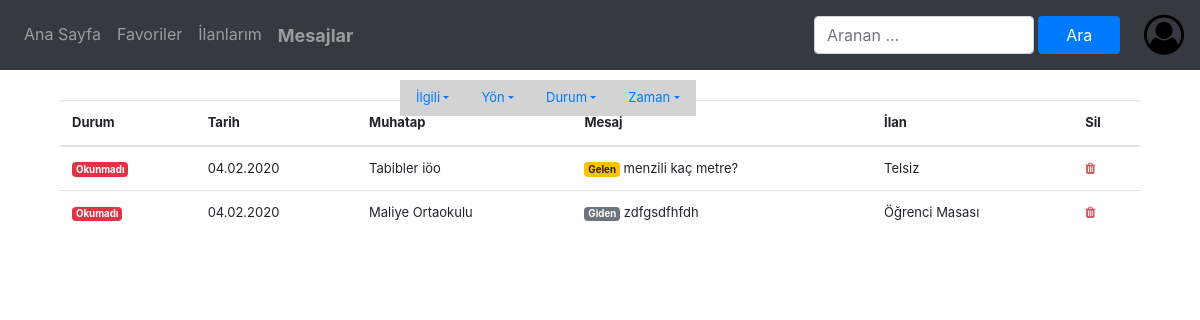
Before: /mesajlarim/ (signed in) with the older database file.
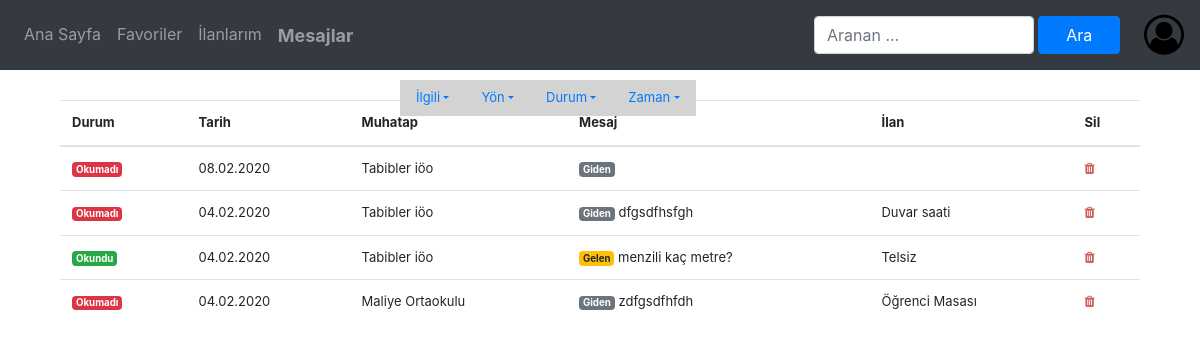
After: the same page with the newer database file.
### app/models.py (models this page shows, shortened)
class Mesaj(models.Model):
    gonderen_id = models.IntegerField(null=True, blank=False)
    gonderilen_id = models.IntegerField(null=True, blank=False)
    mesaj_metni = models.TextField(null=True, blank=False)
    ilgili_ilan = models.ForeignKey('ilan', null=True, blank=True, on_delete=models.SET_NULL)
    okundu = models.BooleanField(default=False)
    silindi = models.IntegerField(null=True, blank=True, default=0)
    tarih = models.DateTimeField(auto_now_add=True)
    def gonderenKim(self, ben_id):
        if self.gonderen_id == ben_id:
            return 'Ben'
        else:
            try:
                x = User.objects.get(id=self.gonderen_id)
                return x.kurum
            except:
                return 'Gönderen Silinmiş'
    def gonderilenKim(self, ben_id):
        if self.gonderilen_id == ben_id:
            return 'Ben'
        else:
            try:
                x = User.objects.get(id=self.gonderilen_id)
                return x.kurum
            except:
                return 'Gönderilen Silinmiş'
    def mesaj_getir(sahip, filtre):
        ilgi = yon = durum = zaman = ""
        x = filtre.split('-')
        ilgi = x[0].split(':')[1]
        yon = x[1].split(':')[1]
        durum = x[2].split(':')[1]
        zaman = x[3].split(':')[1]
        s = Mesaj.objects.filter(
            (Q(gonderilen_id=sahip.id) & Q(silindi__in=[0, 1])) | (Q(gonderen_id=sahip.id) & Q(silindi__in=[0, 2]))).order_by(Coalesce('tarih', 'id').desc())
        if ilgi == 'kurum':
            s = s.filter(ilgili_ilan__isnull=True)
        elif ilgi == 'ilan':
            s = s.filter(ilgili_ilan__isnull=False)
        if yon == 'giden':
            s = s.filter(gonderen_id=sahip.id)
        elif yon == 'gelen':
            s = s.filter(gonderilen_id=sahip.id)
        if durum == 'okunmadi':
            s = s.filter(okundu=False)
        elif durum == 'okundu':
            s = s.filter(okundu=True)
        bugun_min = datetime.datetime.combine(datetime.date.today(), datetime.time.min)
        if zaman == 'bugun':
            bugun_max = datetime.datetime.combine(datetime.date.today(), datetime.time.max)
            s = s.filter(tarih__range=(bugun_min, bugun_max))
        elif zaman == 'buhafta':
            buhafta_max = bugun_min + timedelta(weeks=1)
            s = s.filter(tarih__range=(bugun_min, buhafta_max))
        elif zaman == 'buay':
            buay_max = bugun_min + timedelta(days=30)
            s = s.filter(tarih__range=(bugun_min, buay_max))
        return s

class User(AbstractUser):
    username = None
    email = models.EmailField(_('email address'), unique=True)
    kurum = models.CharField(max_length=100, verbose_name='Kurum', null=True)
    kurum_adres = models.CharField(max_length=200, verbose_name='Kurum adresi', null=True)
    phone_regex = RegexValidator(regex=r'^\+?[1-9][0-9]{2} ?[0-9]{3} ?[0-9]{2} ?[0-9]{2}$',
                                 message="Telefon numarası şu şeklillerden biri gibi olmalı: '+9999999999' veya "
                                         "'9999999999' veya '999 9999999' veya '999 999 9999' veya '999 999 99 99'.")
    kurum_telefon = models.CharField(validators=[phone_regex], max_length=17, null=True,
                                     verbose_name='Kurum telefonu')  # validators should be a list
    kurum_web_adres = models.URLField(verbose_name='Kurum web adresi', null=True)
    kurum_il = models.ForeignKey('il', on_delete=models.SET_NULL, null=True, blank=False)
    kurum_ilce = ChainedForeignKey('ilce', chained_field="kurum_il", chained_model_field="ill", show_all=False,
                                   auto_choose=True,
                                   sort=False, null=True, blank=False)
    kurum_mahalle = ChainedForeignKey('mahalle', chained_field="kurum_ilce", chained_model_field='ilcee',
                                      show_all=False,
                                      auto_choose=True, sort=False, null=True, blank=False)
    USERNAME_FIELD = 'email'
    REQUIRED_FIELDS = []
    objects = UserManager()
    def __str__(self):
        return str(self.kurum)

class ilan(models.Model):
    sahip = models.ForeignKey('User', null=True, on_delete=models.SET_NULL)
    kategori = models.ForeignKey('Kategori', null=True, on_delete=models.SET_NULL)
    ad = models.CharField(max_length=40, verbose_name='ilan adı', null=True)
    adet = models.IntegerField(verbose_name='Adet', default=1, null=True)
    aciklama = models.TextField(verbose_name='Açıklama', blank=True)
    yayinda = models.BooleanField(verbose_name='Yayında', default=True)
    olusturma_tarihi = models.DateField(auto_now=True, null=False, blank=False)
    silme_tarihi = models.DateField(null=True, blank=True)
    kurum = models.CharField(max_length=200, null=True, blank=True)
    kucuk_resim = models.ImageField(upload_to='silinenilanlar', editable=False, blank=True, null=True)

### app/views.py (the view)
# urls.py: path('mesajlarim/', views.mesajlarim, name='tummesajlarimislemi'),
@login_required(login_url='girisislemi')
def mesajlarim(request, filitre='ilan:hepsi-yon:hepsi-durum:hepsi-zaman:hepsi', id=None, islem=None):
    if id:
        if islem == 'sil':
            m = Mesaj.objects.get(id=id)
            m.sil(user_id=request.user.id)
    x = Mesaj.mesaj_getir(request.user, filitre)
    return render(request, 'mesajlar.html', {'islem': 'mesajlar', 'filtre': filitre, 'mesajlar': x, 'user': request.user})

### app/templatetags/mesajlarFilitre_islemleri.py (called while the page is built)
@register.filter
def yeni_filitre_olustur(eskiFiltre, eklenecek):
    e = eklenecek.split(':')
    f = eskiFiltre.split('-')
    if e[0] == 'ilgili':
        f[0] = 'ilgili:' + e[1]
    elif e[0] == 'yon':
        f[1] = 'yon:' + e[1]
    elif e[0] == 'durum':
        f[2] = 'durum:' + e[1]
    elif e[0] == 'zaman':
        f[3] = 'zaman:' + e[1]
    s = ''
    for x in f:
        if s:
            s = s + '-'
        s = s + x
    return s

@register.filter
def degerGetir(filitre, hangisini):
    f = filitre.split('-')
    x = ''
    if hangisini == 'ilgili':
        x = f[0].split(':')[1].upper()
    elif hangisini == 'yon':
        x = f[1].split(':')[1].upper()
    elif hangisini == 'durum':
        x = f[2].split(':')[1].upper()
    elif hangisini == 'zaman':
        x = f[3].split(':')[1].upper()
    if x == 'HEPSI':
        x = ''
    else:
        x = ': ' + x
    return x

@register.filter
def mesajSahisGetir(mesaj, user_id):
    s = mesaj.gonderenKim(user_id)
    if s != 'Ben':
        return s
    else:
        return mesaj.gonderilenKim(user_id)

@register.filter
def mesaj_gelen(mesaj, user_id):
    return mesaj.gonderilenKim(user_id) == 'Ben'

### templates/mesajlar.html (shortened to what this page needs)
{% extends 'includes/base.html' %}
{% load mesajlarFilitre_islemleri %}
{% load static %}
{% block navbar %}
    {% include 'includes/navbar.html' with islem=islem %}
    <div class="row fixed-top offset-lg-4 offset-md-3"
         style="margin-top: 80px;"> {% include 'includes/mesajNavBar.html' with f=filtre %}</div>
{% endblock %}
{% block body %}
    <form method="post">
        <div class="container">
            <div class="row">
                {% if mesajlar %}
                    <div class="col align-self-center">
                        <table class="table" style="font-size: small">
                            <thead>
                            <tr>
                                <th scope="col">Durum</th>
                                <th scope="col">Tarih</th>
                                <th scope="col">Muhatap</th>
                                <th scope="col">Mesaj</th>
                                <th scope="col">İlan</th>
                                <th scope="col">Sil</th>
                            </tr>
                            </thead>
                            <tbody>
                            {% for mesaj in mesajlar %}
                                <tr onclick="document.location = '{% url 'ilanMesajlari' mesaj.id %}'">
                                    <th scope="row">{% if mesaj|mesaj_gelen:user.id %}{% if mesaj.okundu %}
                                        <span class="badge badge-success">Okundu</span>{% else %}
                                        <span class="badge badge-danger">Okunmadı</span>{% endif %}{% else %}
                                    {% if mesaj.okundu %} <span class="badge badge-success">Okudu</span>{% else %}
                                        <span class="badge badge-danger">Okumadı</span>{% endif %}{% endif %}</th>
                                    <td>
                                        {{ mesaj.tarih|date:"d.m.Y" }}
                                    </td>
                                    <td>
                                        {{ mesaj|mesajSahisGetir:user.id|truncatechars:25 }}
                                    </td>
                                    <td>
                                        {% if mesaj|mesaj_gelen:user.id %}
                                            <span class="badge badge-warning">Gelen</span>{% else %}
                                            <span class="badge badge-secondary">Giden</span>{% endif %}  {{ mesaj.mesaj_metni|truncatechars:30 }}
                                    </td>
                                    <td>
                                        {{ mesaj.ilgili_ilan.ad|truncatechars:20 }}
                                    </td>
                                    <td>
                                        <a href="{% url 'mesajdaislemyap' filtre mesaj.id 'sil' %}" class="card-link"
                                           title="Mesajı sil">
                                            <span class="fa fa-trash" style="color: indianred"></span>
                                        </a>
                                    </td>
                                </tr>
                            {% endfor %}
                            </tbody>
                        </table>
                    </div>
                {% else %}
                    <div class="col alert-danger d-block text-center" style="font-size: x-large">Henüz görüntülenecek
                        mesajınız yok
                    </div>
                {% endif %}
            </div>
        </div>
    </form>
{% endblock %}

### templates/includes/base.html (shortened to what this page needs)
{% load static %}
<!DOCTYPE html>
<html lang="en">
<head>
    <link rel="stylesheet" href="{% static 'bootstrap4.3.1/css/bootstrap.min.css' %}">
    <link rel="stylesheet" href="{% static 'bootstrap4.3.1/Font-Awesome-fa-4/css/font-awesome.min.css' %}">
</head>
<body {% block sayfaRengi %}style="background-color: white; padding-top: 50px"{% endblock %}>
{% block navbar %}{% endblock %}
<div class="container" style="margin-top: 50px">
    {% block body %} {% endblock %}
</div>
</body>
</html>

### templates/includes/navbar.html (shortened to what this page needs)
{% load static %}
{% load crispy_forms_tags %}
<nav class="navbar navbar-expand-lg navbar-dark bg-dark fixed-top" style="color: black">
  <div class="collapse navbar-collapse" id="navbarSupportedContent">
    <ul class="navbar-nav mr-auto">
      <li class="nav-item">
        <a class="nav-link" href="{% url 'anasayfaislemi' %}" data-target=".navbar-collapse" data-placement="bottom"
         {% if islem == 'anasayfa' %}style="font-size: large; font-weight: bold;"{% endif %}>Ana Sayfa</a>
      </li>
      <li class="nav-item">
        <a class="nav-link" href="{% url 'favoriislemi' %}" data-target=".navbar-collapse" data-placement="bottom"
        {% if islem == 'favorilerim' %}style="font-size: large; font-weight: bold"{% endif %}>
            Favoriler
        </a>
      </li>
        <li class="nav-item">
        <a class="nav-link" href="{% url 'ilanlarimislemi' %}" data-target=".navbar-collapse" data-placement="bottom"
        {% if islem == 'ilanlarım' %}style="font-size: large; font-weight: bold"{% endif %}>
            İlanlarım
        </a>
      </li>
        <li class="nav-item">
        <a class="nav-link" href="{% url 'tummesajlarimislemi' %}" data-target=".navbar-collapse"  data-placement="bottom"
        {% if islem == 'mesajlar' %}style="font-size: large; font-weight: bold"{% endif %}>
            Mesajlar
        </a>
      </li>
    </ul>
    <fieldset {% if islem is None %} disabled {% endif %} >
        <div class="form-inline form-group my-2">
            <input class="form-control col-md-8 col-sm-8 col-xs-8" type="search" placeholder="Aranan ..." aria-label="Ara">
            <button class="btn btn-primary ml-1 col-md-3 col-sm-3 col-xs-3" type="submit">Ara</button>
        </div>
    </fieldset>
    <div class="btn-group dropdown">
        <a  role="button" class="dropdown" data-toggle="dropdown" aria-haspopup="true" aria-expanded="false" title="{{ user }}">
            <span class="fa fa-user-circle-o" style="font-size: 40px"></span>
        </a>
    </div>
  </div>
</nav>

### templates/includes/mesajNavBar.html (shortened to what this page needs)
{% load static %}
{% load mesajlarFilitre_islemleri %}
<ul class="nav" style="background-color: lightgrey; font-size: small">
  <li class="nav-item dropdown">
    <a class="nav-link dropdown-toggle" data-toggle="dropdown" href="#" role="button" aria-haspopup="true"  aria-expanded="false">İlgili</a>
  </li>
  <li class="nav-item dropdown">
    <a class="nav-link dropdown-toggle" data-toggle="dropdown" href="#" role="button" aria-haspopup="true"  aria-expanded="false">Yön</a>
  </li>
  <li class="nav-item dropdown">
    <a class="nav-link dropdown-toggle" data-toggle="dropdown" href="#" role="button" aria-haspopup="true"  aria-expanded="false">Durum</a>
  </li>
  <li class="nav-item dropdown">
    <a class="nav-link dropdown-toggle" data-toggle="dropdown" href="#" role="button" aria-haspopup="true"  aria-expanded="false">Zaman</a>
  </li>
</ul>

Changed rows visible on the page:
added Mesaj: okundu "Okumadı", tarih "08.02.2020", gonderen+gonderilen "Tabibler iöo", shows "Giden"
added Mesaj: okundu "Okumadı", tarih "04.02.2020", gonderen+gonderilen "Tabibler iöo", shows "Giden", mesaj_metni "dfgsdfhsfgh", ilgili_ilan.ad "Duvar saati"
changed Mesaj "menzili kaç metre?": okundu "Okunmadı" → "Okundu"
